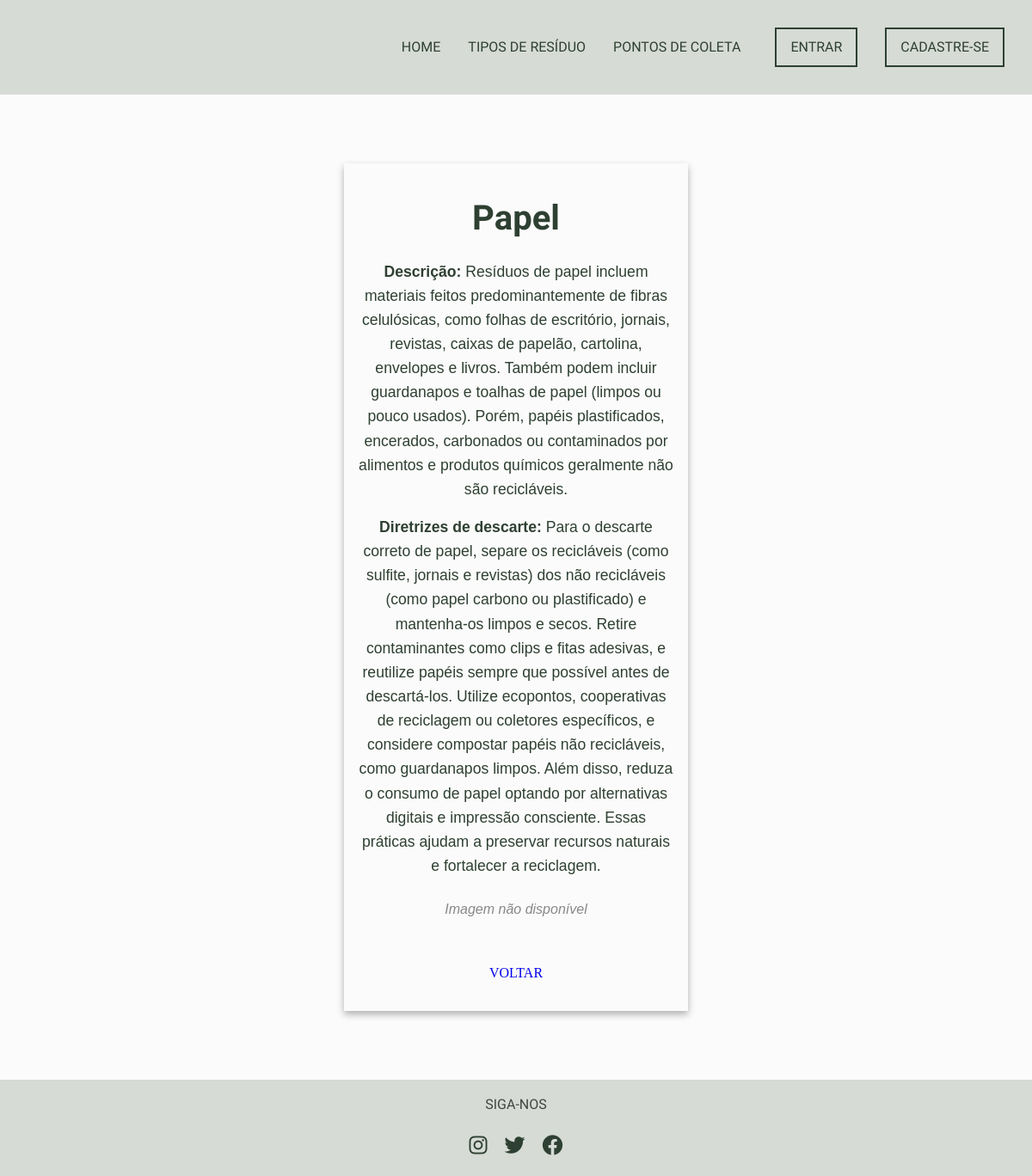
/accounts/residuo/1/, run on the app's committed database.
### accounts/models.py (models this page shows, shortened)
class Residuo(models.Model):
    tipoResiduo = models.CharField(max_length=100)
    descricao = models.TextField()
    diretrizes = models.TextField()
    imagem = models.ImageField(upload_to='residuos_images/', null=True, blank=True)

### accounts/views.py (the view)
# urls.py: path('residuo/<int:pk>/', ResiduoDetailView.as_view(), name='residuo-detalhe'),
class ResiduoDetailView(DetailView):
    model = Residuo
    template_name = 'residuo-detalhe.html'
    context_object_name = 'residuo'

### accounts/templates/residuo-detalhe.html (shortened to what this page needs)
{% extends 'base.html' %}
{% block content %}
    <div class="signup-section">
        <h1 class="residuo-title">{{ residuo.tipoResiduo }}</h1>
        <div class="residuo-detail">
            <p><strong>Descrição:</strong> {{ residuo.descricao }}</p>
            <p><strong>Diretrizes de descarte:</strong> {{ residuo.diretrizes }}</p>
            {% if residuo.image %}
                <img src="{{ residuo.image.url }}" alt="{{ residuo.tipoResiduo }}" class="residuo-image">
            {% else %}
                <p class="image-not-available">Imagem não disponível</p>
            {% endif %}
        </div>
        <a href="{% url 'tipos-de-residuo' %}" class="signup-button">VOLTAR</a>
    </div>
{% endblock %}

### accounts/static/css/style.css (style rules this page uses)
:root { --background-color: #FBFBFB; --section-color: #E9EAEC; --secondary-color: #2e4032; --accent-color: #803769; --text-color: #404540; --header-footer-color: #D6DBD5; }
* { margin: 0; padding: 0; box-sizing: border-box; }
body { font-family: 'Merriweather', serif; background-color: var(--background-color); color: var(--text-color); line-height: 1.6; }
a { text-decoration: none; }
.signup-section { background-color: var(--background-color); color: var(--secondary-color); padding: 2rem 1rem; text-align: center; margin: 5rem auto; width: 90%; max-width: 400px; min-height: 70vh; box-shadow: 0 4px 8px rgba(0, 0, 0, 0.3); display: flex; flex-direction: column; justify-content: center; }
.residuo-title { font-family: 'Raleway', sans-serif; font-size: 2.5rem; margin-bottom: 1rem; text-align: center; }
.residuo-detail { margin-bottom: 2rem; font-family: 'Arial', sans-serif; font-size: 1.1rem; }
.residuo-detail p { margin-bottom: 1rem; }
.image-not-available { font-size: 1rem; color: #888; font-style: italic; text-align: center; margin-top: 1.5rem; }

### data on the page
Residuo: tipoResiduo "Papel", descricao "Resíduos de papel incluem materiais feitos predominantemente de fibras celulósicas, como folhas de escritório, jornais, revistas, caixas de papelão, cartolina, envelopes e livros. Também podem incluir guardanapos e toalhas de papel (limpos ou pouco usados). Porém, papéis plastificados, encerados, carbonados ou contaminados por alimentos e produtos químicos geralmente não são recicláveis.", diretrizes "Para o descarte correto de papel, separe os recicláveis (como sulfite, jornais e revistas) dos não recicláveis (como papel carbono ou plastificado) e mantenha-os limpos e secos. Retire contaminantes como clips e fitas adesivas, e reutilize papéis sempre que possível antes de descartá-los. Utilize ecopontos, cooperativas de reciclagem ou coletores específicos, e considere compostar papéis não recicláveis, como guardanapos limpos. Além disso, reduza o consumo de papel optando por alternativas digitais e impressão consciente. Essas práticas ajudam a preservar recursos naturais e fortalecer a reciclagem."
